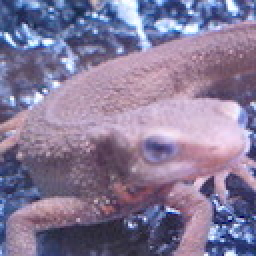
#> input picture Question_71_80/imori.jpg, 128 x 128 px, found by its file name (shown 2 times larger)
$ python 30_Affine_Transformation_Rotation_1.py   (older library calls are emulated)
#> lines starting #> are read from the running program, lines starting #| are printed output that depends on the picture
# Import the packages
import cv2
import numpy as np
import matplotlib.pyplot as plt

# Read image
_img = cv2.imread("./imori.jpg").astype(np.float32)
H, W, C = _img.shape
#> H = 128; W = 128; C = 3


# Affine

A = 30.
theta = - np.pi * A / 180.

a = np.cos(theta)
b = -np.sin(theta)
c = np.sin(theta)
d = np.cos(theta)
tx = 0
ty = 0

img = np.zeros((H+2, W+2, C), dtype=np.float32)
img[1:H+1, 1:W+1] = _img
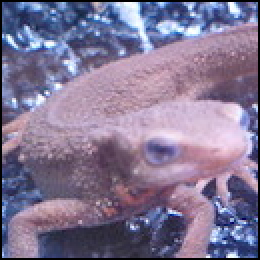
#> img: shape (130, 130, 3) float32 (shown 2 times larger); mean of channels 0, 1, 2 148.1, 118.1, 130; drawn as B, G, R

H_new = np.round(H).astype(np.int)
#> H_new = 128
W_new = np.round(W).astype(np.int)
#> W_new = 128
out = np.zeros((H_new, W_new, C), dtype=np.float32)

x_new = np.tile(np.arange(W_new), (H_new, 1))
y_new = np.arange(H_new).repeat(W_new).reshape(H_new, -1)

adbc = a * d - b * c
x = np.round((d * x_new - b * y_new) / adbc).astype(np.int) - tx + 1
y = np.round((-c * x_new + a * y_new) / adbc).astype(np.int) - ty + 1

x = np.minimum(np.maximum(x, 0), W+1).astype(np.int)
y = np.minimum(np.maximum(y, 0), H+1).astype(np.int)

out[y_new, x_new] = img[y, x]
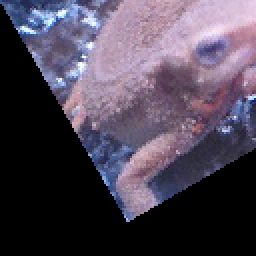
#> out: shape (128, 128, 3) float32 (shown 2 times larger); mean of channels 0, 1, 2 84.9, 68.8, 77.6; drawn as B, G, R

out = out.astype(np.uint8)

# Save result
cv2.imshow("result", out)
cv2.waitKey(0)
cv2.imwrite("out.jpg", out)

$ run again, with Question_71_80/answer_71.jpg copied over Question_71_80/imori.jpg
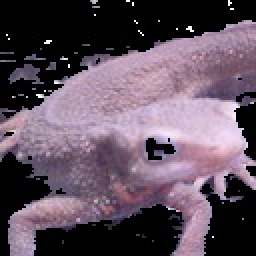
#> input picture Question_71_80/answer_71.jpg, 128 x 128 px, found by its file name (shown 2 times larger)
#> `img[1:H+1, 1:W+1] = _img`:
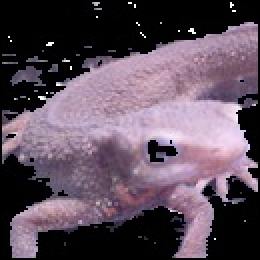
#> img: shape (130, 130, 3) float32 (shown 2 times larger); mean of channels 0, 1, 2 91.5, 77.8, 93.1; drawn as B, G, R
#> `out[y_new, x_new] = img[y, x]`:
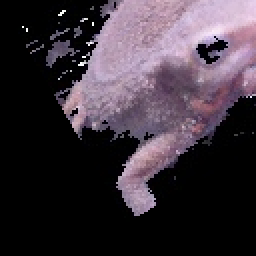
#> out: shape (128, 128, 3) float32 (shown 2 times larger); mean of channels 0, 1, 2 60.1, 51, 60.7; drawn as B, G, R

$ run again, with Question_71_80/answer_72.jpg copied over Question_71_80/imori.jpg
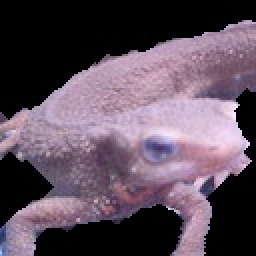
#> input picture Question_71_80/answer_72.jpg, 128 x 128 px, found by its file name (shown 2 times larger)
#> `img[1:H+1, 1:W+1] = _img`:
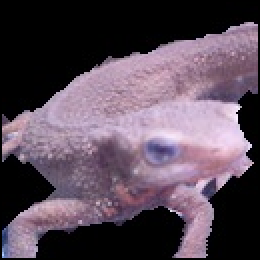
#> img: shape (130, 130, 3) float32 (shown 2 times larger); mean of channels 0, 1, 2 88.7, 75.1, 90.1; drawn as B, G, R
#> `out[y_new, x_new] = img[y, x]`:
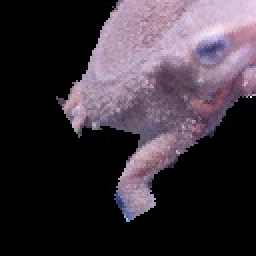
#> out: shape (128, 128, 3) float32 (shown 2 times larger); mean of channels 0, 1, 2 59.2, 50.1, 59.7; drawn as B, G, R
